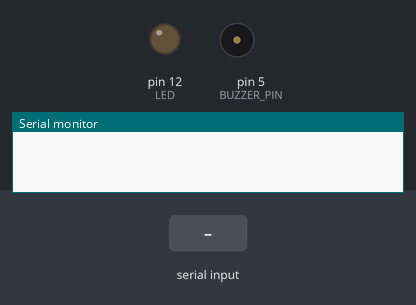
This sketch was run on a simulated Arduino Uno, built with avr-gcc and run on an emulated ATmega328P. Parts: output pins drawn as LEDs (lit = HIGH), buzzer (waves = sounding, pin HIGH), the last lines printed to the serial monitor. Inputs (shaded band) come from the test bench.

Above: at 1.2 s.
1.3 s: "90 45\n" received over Serial
At 1.45 s:
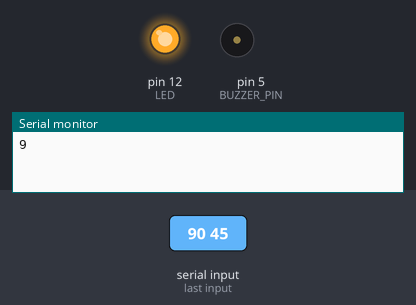
At 1.85 s:
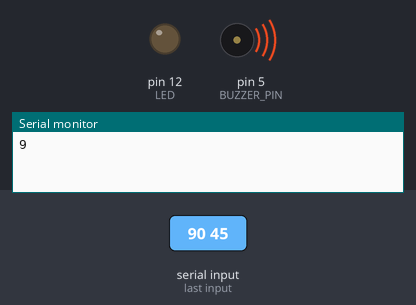
Timing chart, 0 to 10.3 s (numbered marks = the images above; inputs shaded):
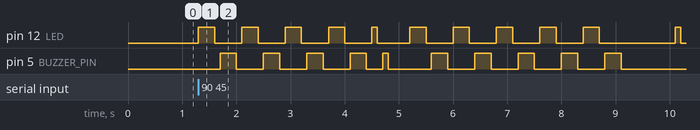

The sketch:

Lab2_Morse_Code.ino
```cpp
/**
 * Name: Tom Meehan
 * ID: 18220975
 * Module: Sensors and Actuators
 * Module Code: ET4224
 * Lecturer: Bob Strunz
 * Purpose: To generate a morse code decoder
 */

char *letters[] = {
  // The letters A-Z in Morse code
  ".-", "-...", "-.-.", "-..", ".", "..-.", "--.", "....", "..",
  ".---", "-.-", ".-..", "--", "-.", "---", ".--.", "--.-", ".-.",
  "...", "-", "..-", "...-", ".--", "-..-", "-.--", "--.."
};

/*
   Creates a pointer array of characters for the numbers and converts character into morse code
*/

char *numbers[] = {
  // The numbers 0-9 in Morse code
  "-----", ".----", "..---", "...--", "....-", ".....", "-....",
  "--...", "---..", "----."
};
/*
char *morsetable[] = {
    // Letters A-Z (indices 0-25)
    ".-", "-...", "-.-.", "-..", ".", "..-.", "--.", "....",
    "..", ".---", "-.-", ".-..", "--", "-.", "---", ".--.",
    "--.-", ".-.", "...", "-", "..-", "...-", ".--", "-..-",
    "-.--", "--..",
    // Digits start here (indices 26-35)
    ".----", "..--", "...--", "....-", "....",
    "-...", "--...", "---..", "----.", "-----"
};
*/

/*
   Creates a pointer array of characters for the letters and converts each character into morse code
*/


/* Convert a character to an index into the morse code table.
    Rules:
      If it's an uppercase letter (A-Z) then return 0-25
      If it's a digit (0-9) then return 26-35
      Anything else return -1
    Assumption:
      The character has already been converted to uppercase if it's a letter.
*/
/**
  int lookup(char *c) {

  if (c == 32) return -1; // Modified to allow for space characters
    c = toUpperCase(c);

  // If the character is not a valid letter or digit then return -1
  if ( !isAlphaNumeric(c)) {
    return -1;
  }

  // Now we do a bit of ASCII trickery to convert letters & digits
  // into positions in our lookup table. See https://www.arduino.cc/reference/en/language/variables/data-types/char/
  // Letters are easier
  if ( isAlpha(c) ) {
    return c - 'A';
  }

  if ( isDigit(c) ) {
    // add on 25 because the digits come after the letters in the table, so we skip that far
    return (c - '0') + 25;
  }
  }

*/
//#define DEBUG_MODE              // Comment this out for no debugging messages

#define DLY_UNIT 100             // 50 Milliseconds for a dot,everything else is derived from this
#define DLY_UNIT_DSH 3*DLY_UNIT
#define DLY_UNIT_SPC 6*DLY_UNIT // NOT 7 because dots and dashes have a delay of 1 themselves
#define LED 12 // Defines pin 12 as LED

#define BUZZER_PIN 5            // Uncomment this for a buzzer, works on Nano and UNO
#define HAS_BUZZER              // Uncomment this for a buzzer

bool finished = false; // boolean for when the progame is not finished

void setup() {
  // put your setup code here, to run once:
  Serial.begin(9600);
  pinMode(LED, OUTPUT); // Sets LED as output
  digitalWrite(LED, LOW);

#ifdef HAS_BUZZER
  pinMode(BUZZER_PIN, OUTPUT); // Sets buzzer output as high
  analogWrite(BUZZER_PIN, 0);
#endif

}

void loop() {

  char ch;

  // waits for charters to be entered
  while (!finished) {
    // Check if characters are available
    if (Serial.available()) {

      // Read one character at a time
      ch = Serial.read();


      //Serial.println(morsetable[ch]);
      //displayMorse(morsetable[ch]);

      // Check for uppercase letters
      if (ch >= 'A' && ch <= 'Z') {
        Serial.println(ch);
        displayMorse(letters[ch - 'A']);
      }
      // Check for lowercase letters
      else  if (ch >= 'a' && ch <= 'z') {
        Serial.println(ch);
        displayMorse(letters[ch - 'a']);
      }
      // Check for numbers
      else if (ch >= '0' && ch <= '9') {
        Serial.println(ch);
        displayMorse(numbers[ch - '0']);
      }
      // Check for space between words
      else if (ch == ' ') {

        // Put space between two words in a message...equal to seven dots
        delay(DLY_UNIT_SPC);
      }
    }

  }
  while (true) {} // Do nothing
}

// Displays the morse code for each input
//@param morse_Display pointer to the morse code
void displayMorse(char *morse_Display) {

  int i = 0;
  // read (.) and (-) and flash LED
  while (morse_Display[i] != NULL) {
    delayMorse(morse_Display[i]);
    i++;
  }

  delay(DLY_UNIT_DSH);
}

//Delays for '.' or '-' in morse code
//@param char morse_Delay character that is '.' or '-'
void delayMorse(char *morse_Delay) {

  // Turn on LED
  digitalWrite(LED, HIGH);

  if (morse_Delay == '.') { // If dot
    delay(DLY_UNIT);
  }
  else if (morse_Delay == '-') { // if dash
    delay(DLY_UNIT_DSH);
  }

  else if (morse_Delay == ' ') { // if space
    delay(DLY_UNIT_SPC);
  }
  // turn off led
  digitalWrite(LED,LOW);

  delay(DLY_UNIT);

  // Turn on Buzzer
  digitalWrite(BUZZER_PIN, HIGH);

  if (morse_Delay == '.') { // If dot
    delay(DLY_UNIT);
  }
  else if (morse_Delay == '-') { // if dash
    delay(DLY_UNIT_DSH);
  }

  else if (morse_Delay == ' ') { // if space
    delay(DLY_UNIT_SPC);
  }

  // Turn off LED
  digitalWrite(BUZZER_PIN, LOW);
  delay(DLY_UNIT);
  }
```

Measured:
- after the input at 1.3 s, pin 12 (LED): LOW → HIGH at once, → LOW 0.30 s later, → HIGH 0.50 s later, → LOW 0.30 s later, … (22 changes in this stretch); pin 5 (BUZZER_PIN): LOW → HIGH after 0.40 s, → LOW 0.30 s later, → HIGH 0.50 s later, → LOW 0.30 s later, … (20 changes in this stretch)
